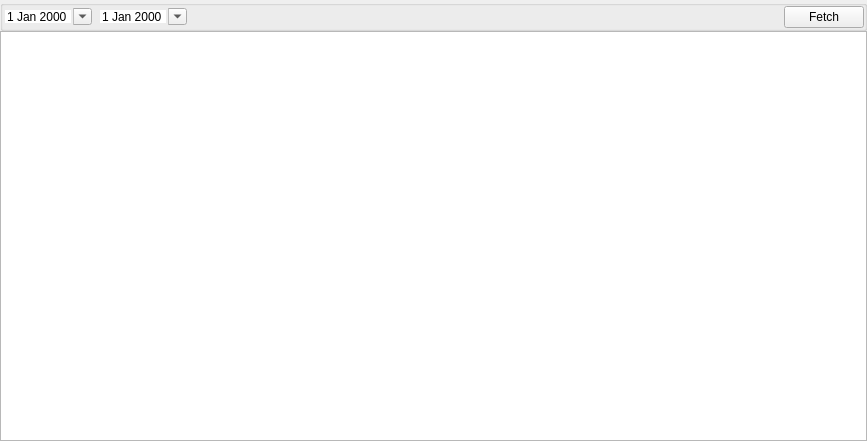
<?xml version="1.0" encoding="UTF-8"?>
<ui version="4.0">
 <class>SettlementViewWidget</class>
 <widget class="QWidget" name="SettlementViewWidget">
  <property name="geometry">
   <rect>
    <x>0</x>
    <y>0</y>
    <width>867</width>
    <height>441</height>
   </rect>
  </property>
  <property name="windowTitle">
   <string>Settlement View</string>
  </property>
  <layout class="QGridLayout" name="gridLayout">
   <property name="leftMargin">
    <number>0</number>
   </property>
   <property name="topMargin">
    <number>0</number>
   </property>
   <property name="rightMargin">
    <number>0</number>
   </property>
   <property name="bottomMargin">
    <number>0</number>
   </property>
   <property name="verticalSpacing">
    <number>0</number>
   </property>
   <item row="0" column="0">
    <widget class="QGroupBox" name="groupBoxView">
     <property name="title">
      <string/>
     </property>
     <layout class="QHBoxLayout" name="horizontalLayout">
      <property name="leftMargin">
       <number>0</number>
      </property>
      <property name="topMargin">
       <number>0</number>
      </property>
      <property name="rightMargin">
       <number>0</number>
      </property>
      <property name="bottomMargin">
       <number>0</number>
      </property>
      <item>
       <widget class="DateEdit" name="start">
        <property name="frame">
         <bool>false</bool>
        </property>
        <property name="calendarPopup">
         <bool>true</bool>
        </property>
       </widget>
      </item>
      <item>
       <widget class="DateEdit" name="end">
        <property name="frame">
         <bool>false</bool>
        </property>
        <property name="calendarPopup">
         <bool>true</bool>
        </property>
       </widget>
      </item>
      <item>
       <spacer name="horizontalSpacer">
        <property name="orientation">
         <enum>Qt::Orientation::Horizontal</enum>
        </property>
        <property name="sizeHint" stdset="0">
         <size>
          <width>506</width>
          <height>20</height>
         </size>
        </property>
       </spacer>
      </item>
      <item>
       <widget class="QPushButton" name="pBtnFetch">
        <property name="text">
         <string>Fetch</string>
        </property>
       </widget>
      </item>
     </layout>
    </widget>
   </item>
   <item row="1" column="0">
    <widget class="QTableView" name="tableView"/>
   </item>
  </layout>
 </widget>
 <customwidgets>
  <customwidget>
   <class>DateEdit</class>
   <extends>QDateEdit</extends>
   <header location="global">widget/dateedit.h</header>
  </customwidget>
 </customwidgets>
 <resources/>
 <connections/>
</ui>
